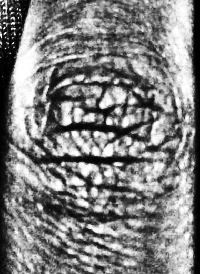
#> input picture sift/3.bmp, 200 x 274 px
$ python sift.py
#> lines starting #> are read from the running program, lines starting #| are printed output that depends on the picture; long printed decimals are rounded
import matplotlib.image as mpimg
import matplotlib.pyplot as plt

image1 = mpimg.imread("3.bmp")
#> image1 is the input picture: shape (274, 200); min 0, max 255, mean 127.5
image2 = mpimg.imread("4.bmp")
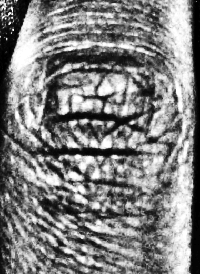
#> input picture sift/4.bmp, 200 x 274 px
#> image2 is the input picture: shape (274, 200); min 0, max 255, mean 127.6

plt.figure()
plt.imshow(image1)
plt.savefig('image1.png', dpi = 300)

plt.figure()
plt.imshow(image2)
plt.savefig('image2.png', dpi = 300)

import cv2
import time

#  计算特征点提取&生成描述时间
start = time.time()
sift = cv2.SIFT_create() #  老版本的cv2库使用cv2.xfeatures2d.SIFT_create()
#  使用SIFT查找关键点key points和描述符descriptors
kp1, des1 = sift.detectAndCompute(image1, None)
#> kp1 = 1247 keypoints; strongest (x, y, size): (13, 23, 2.1), (109, 122, 4.5), (63, 164, 2.7), (111, 135, 3.9)
kp2, des2 = sift.detectAndCompute(image2, None)
#> kp2 = 1220 keypoints; strongest (x, y, size): (12, 8, 1.9), (132, 122, 2.9), (84, 121, 4.2), (73, 123, 4.5)
end = time.time()
print("特征点提取&生成描述运行时间:%.2f秒"%(end-start))

kp_image1 = cv2.drawKeypoints(image1, kp1, None)
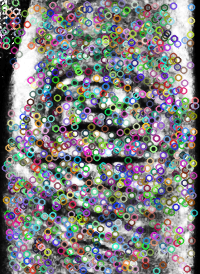
#> kp_image1: shape (274, 200, 3); mean of channels 0, 1, 2 126.1, 126.5, 127.1; drawn as R, G, B
kp_image2 = cv2.drawKeypoints(image2, kp2, None)
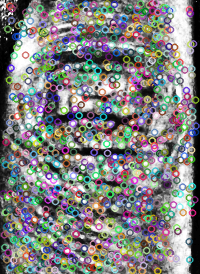
#> kp_image2: shape (274, 200, 3); mean of channels 0, 1, 2 127.3, 127.7, 127.4; drawn as R, G, B

plt.figure()
plt.imshow(kp_image1)
plt.savefig('kp_image1.png', dpi = 300)

plt.figure()
plt.imshow(kp_image2)
plt.savefig('kp_image2.png', dpi = 300)


#  查看关键点
print("关键点数目:", len(kp1))
#| 关键点数目: 1247

for i in range(2):
    print("关键点", i)
    print("数据类型:", type(kp1[i]))
    print("关键点坐标:", kp1[i].pt)
    print("邻域直径:", kp1[i].size)
    print("方向:", kp1[i].angle)
    print("所在的图像金字塔的组:", kp1[i].octave)
    print("================")
#> this loop made 2 passes
#| 数据类型: <class 'cv2.KeyPoint'>
#| 关键点坐标: (2.627, 32.193)
#| 方向: 141.139
#| 所在的图像金字塔的组: 6357503
#| 数据类型: <class 'cv2.KeyPoint'>
#| 关键点坐标: (3.465, 40.100)
#| 方向: 160.112
#| 所在的图像金字塔的组: 10945535

#  查看描述
print("描述的shape:", des1.shape)
#| 描述的shape: (1247, 128)
for i in range(2):
    print("描述", i)
    print(des1[i])


ratio = 0.7

#  计算匹配点匹配时间
start = time.time()

#  K近邻算法求取在空间中距离最近的K个数据点，并将这些数据点归为一类
matcher = cv2.BFMatcher()
raw_matches = matcher.knnMatch(des1, des2, k = 2)
#> raw_matches = 1247 matches
good_matches = []
for m1, m2 in raw_matches:
    #  如果最接近和次接近的比值大于一个既定的值，那么我们保留这个最接近的值，认为它和其匹配的点为good_match
    if m1.distance < ratio * m2.distance:
        good_matches.append([m1])
#> after the loop, good_matches = 63 matches
end = time.time()
print("匹配点匹配运行时间:%.2f秒"%(end-start))

matches = cv2.drawMatchesKnn(image1, kp1, image2, kp2, good_matches, None, flags = 2)
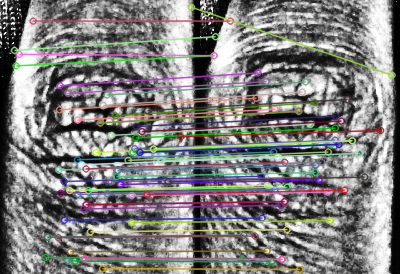
#> matches: shape (274, 400, 3); mean of channels 0, 1, 2 128, 127, 125.6; drawn as R, G, B

plt.figure()
plt.imshow(matches)
plt.savefig('matches.png', dpi = 300)

#  匹配对的数目
print("匹配对的数目:", len(good_matches))
#| 匹配对的数目: 63
for i in range(2):
    print("匹配", i)
    print("数据类型:", type(good_matches[i][0]))
    print("描述符之间的距离:", good_matches[i][0].distance)
    print("查询图像中描述符的索引:", good_matches[i][0].queryIdx)
    print("目标图像中描述符的索引:", good_matches[i][0].trainIdx)
    print("================")


import numpy as np

#  单应性矩阵有八个参数，每一个对应的像素点可以产生2个方程(x一个，y一个)，那么需要四个像素点就能解出单应性矩阵
if len(good_matches) > 4:
    #  计算匹配时间
    start = time.time()
    ptsA= np.float32([kp1[m[0].queryIdx].pt for m in good_matches]).reshape(-1, 1, 2)
#> ptsA = 63 rows, first 8: [14, 49.93], [15.55, 65.36], [18.68, 53.9], [32.66, 20.6], [45.15, 256.9], [47.05, 236.7], [47.05, 236.7], [57.95, 237.2]
    ptsB = np.float32([kp2[m[0].trainIdx].pt for m in good_matches]).reshape(-1, 1, 2)
#> ptsB = 63 rows, first 8: [15.08, 36.21], [13.65, 55.18], [13.65, 55.18], [29.87, 20.57], [41.82, 258.2], [43.22, 234.8], [43.22, 234.8], [54.54, 235.6]
    ransacReprojThreshold = 4
    #  单应性矩阵可以将一张图通过旋转、变换等方式与另一张图对齐
    H, status =cv2.findHomography(ptsA,ptsB,cv2.RANSAC,ransacReprojThreshold)
#> H = [[0.99, -0.0094, -1.06], [-0.0209, 1.06, -16.82], [-0.000125, -2.2e-05, 1]]; status = 63 values, max 1 at index 0, min 0 at index 2, mean 0.952
    imgOut = cv2.warpPerspective(image2, H, (image1.shape[1],image1.shape[0]),flags=cv2.INTER_LINEAR + cv2.WARP_INVERSE_MAP)
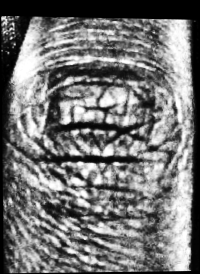
#> imgOut: shape (274, 200); min 0, max 255, mean 116.1
    end = time.time()
    print("匹配运行时间:%.2f秒"%(end-start))

    plt.figure()
    plt.imshow(image1)
    plt.figure()
    plt.imshow(image2)
    plt.figure()
    plt.imshow(imgOut)
    plt.savefig('imgOut.png', dpi = 300)
    cv2.imwrite('imgOut.jpg',imgOut)
